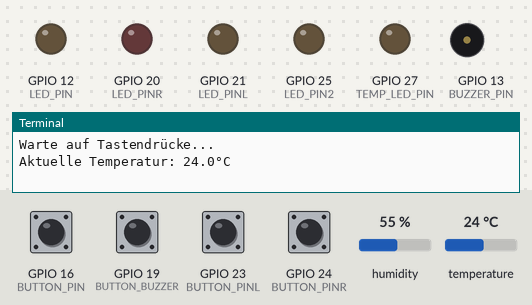
A program run on a simulated Raspberry Pi (BCM pin numbers) with a Blinkt!. On the bench: output pins drawn as LEDs (lit = HIGH), buzzer (waves = sounding), the last lines printed to the terminal. The test bench sets the inputs (shaded band); at power-on: GPIO 16 (BUTTON_PIN), GPIO 19 (BUTTON_BUZZER), GPIO 23 (BUTTON_PINL), GPIO 24 (BUTTON_PINR) HIGH, temperature 24 °C, humidity 55 %. The clock reads 2024-03-15 10:24:30 at power-on unless the program sets it.

Above: at 1.2 s.
1.3 s: GPIO 19 (BUTTON_BUZZER) pulled LOW for 0.15 s
At 1.47 s:
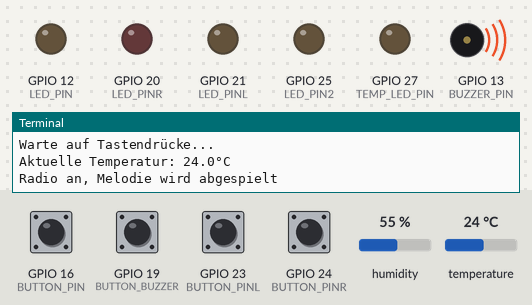
4.8 s: GPIO 16 (BUTTON_PIN) pulled LOW for 0.15 s
At 4.88 s:
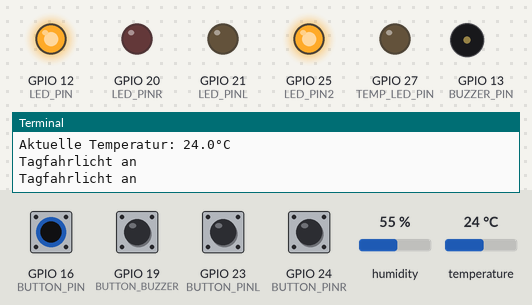
6.4 s: temperature set to 26 °C
At 9.3 s:
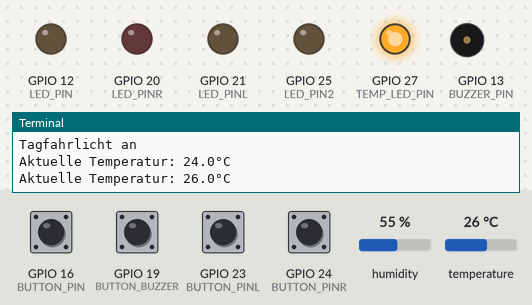
9.8 s: GPIO 23 (BUTTON_PINL) pulled LOW for 1 s
At 11.2 s:
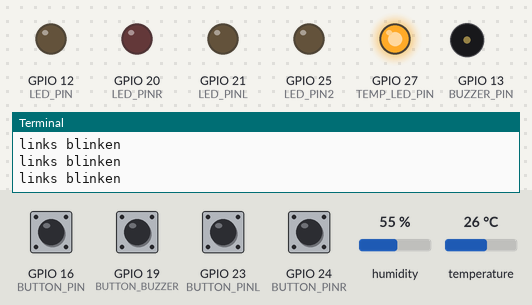
12.3 s: GPIO 24 (BUTTON_PINR) pulled LOW for 1 s
At 14.5 s:
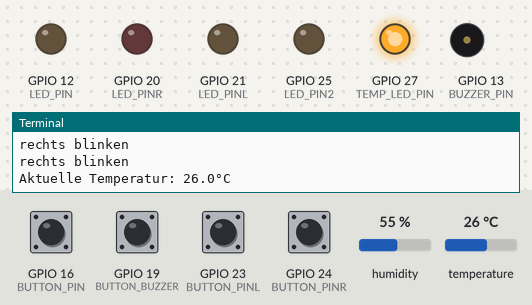
14.8 s: GPIO 16 (BUTTON_PIN) pulled LOW for 1 s
At 15.6 s:
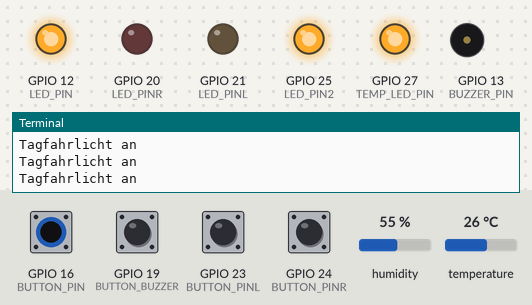
Timing chart, 0 to 17.8 s (numbered marks = the images above; inputs shaded):
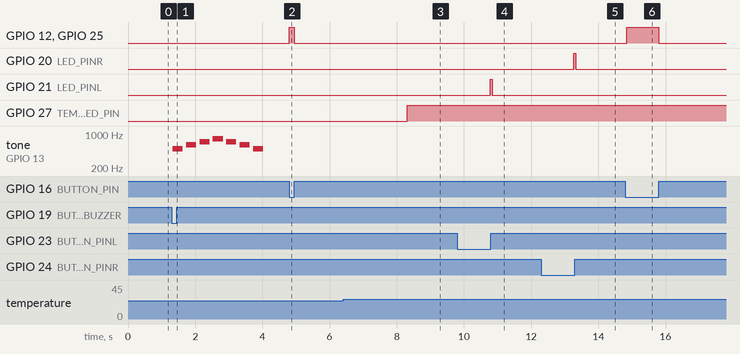

Measured:
- the behaviour switches between 24 and 25 °C on temperature (found by bisection; images 2 and 3)
- after the input at 1.3 s, tone on GPIO 13 (BUZZER_PIN): plays 500 Hz for 0.30 s, 600 Hz for 0.30 s, 700 Hz for 0.30 s, 800 Hz for 0.30 s, 700 Hz for 0.30 s, 600 Hz for 0.30 s … (7 notes in this stretch), starting at once
- after the input at 4.8 s, GPIO 12 (LED_PIN), GPIO 25 (LED_PIN2): LOW → HIGH at once, → LOW 0.15 s later
- after the input at 6.4 s, GPIO 27 (TEMP_LED_PIN): LOW → HIGH after 1.9 s
- after the input at 9.8 s, GPIO 21 (LED_PINL): LOW → HIGH after 0.99 s, → LOW 0.05 s later
- after the input at 12.3 s, GPIO 20 (LED_PINR): LOW → HIGH after 0.97 s, → LOW 0.05 s later
- after the input at 14.8 s, GPIO 12 (LED_PIN), GPIO 25 (LED_PIN2): LOW → HIGH after 0.05 s, → LOW 0.95 s later

The program:

gpio.py
```python
import RPi.GPIO as GPIO
import time
import dht11  # DHT11-Modul (Bibliothek)

# BCM-Nummern verwenden
GPIO.setmode(GPIO.BCM)

# Temperatur Sensor GPIO PIN Belegung
TEMP_LED_PIN = 27  # LED für Temperaturanzeige (leuchtet ab 25 Grad)
TEMP_SENSOR_PIN = 17  # DHT11-Sensor

# LED/BUTTON GPIO PIN Belegung
LED_PIN = 12 # Rücklicht
LED_PIN2 = 25 # Frontlicht
LED_PINL = 21 # Blinker Links
LED_PINR = 20 # Blinker Rechts
BUTTON_PIN = 16 # Taster für Tagfahrlicht
BUTTON_PINL = 23 # Taster für Blinker Links
BUTTON_PINR = 24 # Taster für Blinker Rechts
BUTTON_BUZZER = 19 # Taster für Radio
BUZZER_PIN = 13 # Radio

# Temperatur Sensor als Ausgang festlegen
GPIO.setup(TEMP_LED_PIN, GPIO.OUT)

# Setups (PINS als Ausgang festlegen)
GPIO.setup(LED_PIN, GPIO.OUT)
GPIO.setup(LED_PIN2, GPIO.OUT)
GPIO.setup(LED_PINL, GPIO.OUT)
GPIO.setup(LED_PINR, GPIO.OUT)
GPIO.setup(BUTTON_PIN, GPIO.IN, pull_up_down=GPIO.PUD_UP)
GPIO.setup(BUTTON_PINL, GPIO.IN, pull_up_down=GPIO.PUD_UP)
GPIO.setup(BUTTON_PINR, GPIO.IN, pull_up_down=GPIO.PUD_UP)
GPIO.setup(BUTTON_BUZZER, GPIO.IN, pull_up_down=GPIO.PUD_UP)
GPIO.setup(BUZZER_PIN, GPIO.OUT)

# Buzzer PWM starten
buzzer_pwm = GPIO.PWM(BUZZER_PIN, 1000)

# DHT11-Sensor starten
sensor = dht11.DHT11(pin=TEMP_SENSOR_PIN)

# Frequenz (Melodie) von der Hupe
def play_melody():
    melody = [500, 600, 700, 800, 700, 600, 500]
    for freq in melody:
        buzzer_pwm.ChangeFrequency(freq)
        buzzer_pwm.start(10)
        time.sleep(0.3)
        buzzer_pwm.stop()
        time.sleep(0.1)

print("Warte auf Tastendrücke...")


try:
    last_blink_time_l = time.time() # Zeit bis Blinker angeht
    last_blink_time_r = time.time() # Zeit bis Blinker angeht
    led_state_l = False # LEDS Dauerhaft aus bis Knopfdruck
    led_state_r = False # LEDS Dauerhaft aus bis Knopfdruck


    # Temperatur Funktion zum messen
    last_temp_check = 0

    while True:
        current_time = time.time()

        if current_time - last_temp_check >= 2.0: # Temperatur alle 2 Sekunden prüfen
            result = sensor.read() # Liest Temperatur Daten vom Sensor
            if result.is_valid(): # Prüft die Gültigkeit der Sensor Daten
                temperature = result.temperature # Speichert gemessene Temperatur
                print(f"Aktuelle Temperatur: {temperature}°C") # Printet die Temperatur
                if temperature >= 25:
                    GPIO.output(TEMP_LED_PIN, GPIO.HIGH) # Über 25 Grad LED an
                else:
                    GPIO.output(TEMP_LED_PIN, GPIO.LOW) # Unter 25 Grad LED aus
            last_temp_check = current_time # Zeitpunkt der letzten Temperaturüberprüfung setzen (Das es alle 2 Sekunden ausgeführt wird)

        # Tagfahrlicht Taster gedrückt (LED_PIN & LED_PIN2 an)
        if GPIO.input(BUTTON_PIN) == GPIO.LOW: # Prüft ob Taster gedrückt ist (Wenn gedrückt LEDS AN)
            print("Tagfahrlicht an")
            GPIO.output(LED_PIN, GPIO.HIGH) # LEDS einschalten
            GPIO.output(LED_PIN2, GPIO.HIGH) # LEDS einschalten
        else:                                # Wenn Taster nicht gedrückt LEDS AUS
            GPIO.output(LED_PIN, GPIO.LOW)
            GPIO.output(LED_PIN2, GPIO.LOW)

        # Linker Blinker Taster gedrückt (LED_PINL blinkt)
        if GPIO.input(BUTTON_PINL) == GPIO.LOW:
            print("links blinken")
            if current_time - last_blink_time_l >= 1.0:
                led_state_l = not led_state_l
                GPIO.output(LED_PINL, led_state_l)
                last_blink_time_l = current_time
        else:
            GPIO.output(LED_PINL, GPIO.LOW)
            led_state_l = False
            last_blink_time_l = current_time

        # Rechter Blinker Taster gedrückt (LED_PINR blinkt)
        if GPIO.input(BUTTON_PINR) == GPIO.LOW:
            print("rechts blinken")
            if current_time - last_blink_time_r >= 1.0:
                led_state_r = not led_state_r
                GPIO.output(LED_PINR, led_state_r)
                last_blink_time_r = current_time
        else:
            GPIO.output(LED_PINR, GPIO.LOW)
            led_state_r = False
            last_blink_time_r = current_time

        # Prüfen, ob der Buzzer-Taster gedrückt wurde
        if GPIO.input(BUTTON_BUZZER) == GPIO.LOW:
            print("Radio an, Melodie wird abgespielt")
            play_melody()

        time.sleep(0.05)

except KeyboardInterrupt:
    print("\nBeende...")

finally:
    buzzer_pwm.stop()
    GPIO.cleanup() # GPIO-Pins in ihren Ursprungszustand zurückzusetzen
```
